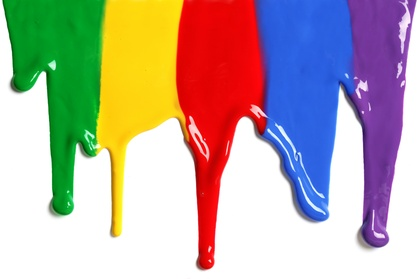
%> input picture matlab/colors.jpg, 420 x 279 px, shrunk from 1920 x 1277 before the run
$ octave gt_11.m   (GNU Octave 9; MATLAB toolbox functions it lacks are replaced by stand-ins)
%> lines starting %> are read from the running program, lines starting %| are printed output that depends on the picture
### matlab/get_payoff_2.m
% In input riceve l'immagine e restituisce la matrice dei payoff
function A = get_payoff_2(img, sigma)
    img = double(img);
    [img_h, img_w, ~] = size(img);
    n = img_w * img_h;

    A = zeros(n, n);
    for i = 2 : n
        for j = 1 : i - 1
            y1 = ceil(i / img_w);
            x1 = rem(i, img_w);
            if x1 == 0
                x1 = img_w;
            end
            p1 = img(y1, x1, :);

            y2 = ceil(j / img_w);
            x2 = rem(j, img_w);
            if x2 == 0
                x2 = img_w;
            end
            p2 = img(y2, x2, :);

            metric1 = sum((p1 - p2).^2);  % metric1: color
            res = exp(- (metric1) / sigma^2);    % gaussian kernel of the metric

            A(i, j) = res;
            A(j, i) = res;
        end
    end

%     save('A_color', 'A');   % save the payoff matrix
end

### matlab/gt_11.m
% MY Best Response Dynamics with Fictitious Play
% many clusters, color
% needs get_payoff_2.m

close all;
clear all;
clc;

%% Parameters
img_name = 'colors.jpg'; % name of the image
sigma = 100;    % standard deviation
num_cycles = 10;   % number of iterations per cluster (should be automatically found!)
thr = 10;  % percentage of the highest probabilities to keep
redistribution_factor = 100;
num_clusters = 6;   % number of clusters to find (should be automatically found!)
scaling_factor = 30;

%% Main body

img = imread(img_name); % acquire the image...
%> img is the input picture: size 279x420x3 uint8; mean R, G, B 185, 171.8, 164.3
% img = rgb2gray(img_col);    % ...and bring it in b&w

img = img(1 : scaling_factor : end, 1 : scaling_factor : end, :);

[img_height, img_width, ~] = size(img);
%> img_height = 10; img_width = 14
n = img_width * img_height; % number of pixels
%> n = 140

% Show the original image
figure; imshow(img); title('Original');

tic
A = get_payoff_2(img, sigma); % compute the payoff matrix
%> after the loop in get_payoff_2, `for i = 2 : n`:
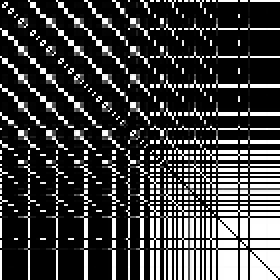
%> A: size 140x140 double (shown 2 times larger); min 0, max 1, mean 0.249
toc

flags = ones(img_height, img_width);    % '0' pixels are already inside a cluster
cluster_colors = zeros(3, 1);    % contains the colors of the clusters. Needed to assign left pixels

% Probability vector. Initially set to a uniform distribution
x = ones(n, 1) / n;

img_mean_cluster = zeros(img_height, img_width, 3, 'uint8');   % clustered image

cluster_color_counter = 1;
pixels_to_remove = ones(n, 1);

for cluster = 1 : num_clusters

    num_pixel = sum(sum(flags));    % number of non-assiged pixels

    % If less than 2 pixels are left it does not make any sense to keep on
    % clustering the image
    if num_pixel < 2
        break;
    end

    x = ones(n, 1) / num_pixel;
    x = x .* pixels_to_remove;

    % Compute the new vector x
    can_do_better = 1;  % loop condition
    for cycle = 1 : num_cycles
        opponent_payoff = A * x;

        max_val = max(opponent_payoff);
        opponent_BR = zeros(n, 1);
        opponent_BR(opponent_payoff == max_val) = 1;
        opponent_BR = opponent_BR ./ sum(opponent_BR);  % BR sums to one in case of multiple best responses

        my_payoff = A' * opponent_BR;

        my_avg_payoff = my_payoff' * x;
        my_avg_gain = my_payoff - my_avg_payoff;

        % In order not to fixing choosing the same exact pixel, the diagonal of
        % the payoff matrix is set to zero. Thus, if I play the same pixel of
        % my opponent, we both get zero, even though it belongs to the same
        % cluster. I don't want it to be my best response, but I want it to be
        % a feasible choice! Since the matrix is non zero and the only zero
        % values are in the diagonal, the only way I can get a zero payoff is
        % playing the same pixel. Therefore playing the same pixel leads me to
        % the lower gain. I make it positive in order to count it as a good
        % pixel.
        %
        % This case is lucky! But what if the max positive is lower than the
        % min negative?? The same pixel becomes the best response.
        %
        % SOLUTION: I don't increse its probabilty! It is likely already quite
        % high

        min_gain_pos = find(my_avg_gain == -my_avg_payoff);
        my_avg_gain(min_gain_pos) = 0;

        pos_gains_ind = find(my_avg_gain > 0);
        neg_gains_ind = find(my_avg_gain < 0);

        sum_pos = sum(my_avg_gain(pos_gains_ind));
        sum_neg = -sum(my_avg_gain(neg_gains_ind));

        pos_increments = my_avg_gain(pos_gains_ind) ./ (redistribution_factor * sum_pos);
        neg_increments = my_avg_gain(neg_gains_ind) ./ (redistribution_factor * sum_neg);

        %     sum(pos_increments) + sum(neg_increments)

        new_x = x;
        new_x(pos_gains_ind) = new_x(pos_gains_ind) + pos_increments;
        new_x(neg_gains_ind) = new_x(neg_gains_ind) + neg_increments;

        min_new_x = min(new_x);
        if min_new_x < 0
            new_x = new_x - min_new_x;
            new_x = new_x ./ sum(new_x);
        end

        x =  new_x;
%         sum(x)
    end

    %% Normalize the probabilities
    min_prob = min(x);  % smallest probability. This will become zero
    x = x - min_prob;
    max_prob = max(x);  % highest probanility. This will become one
    x = x ./ max_prob;

    %% Find and display the cluster
    mean_cluster_color = zeros(3, 1);     % mean color of the current cluster
    mask = zeros(img_height, img_width);
    img_cluster = zeros(img_height, img_width, 3); % in this image we show the current cluster
    % sum of the probabilities of the chosen pixel. Needed to calculate the
    % mean color of the cluster
    sum_high_probs = 0;
    for i = 1 : n   % for each probability in vector x
        if x(i) > 1 - thr/100    % high prob of playing this choice
            sum_high_probs = sum_high_probs + x(i);

            % Track back prob position to pixel
            yy = ceil(i / img_width);
            xx = rem(i, img_width);
            if xx == 0
                xx = img_width;
            end

            if flags(yy, xx)    % if the pixel is not assigned to a cluster
                img_cluster(yy, xx, :) = img(yy, xx, :);  % color the pixel
                mask(yy, xx) = 1;   % fill the mask

                pixels_to_remove(i) = 0;

                mean_cluster_color(1) = mean_cluster_color(1) + x(i) * double(img(yy, xx, 1));
                mean_cluster_color(2) = mean_cluster_color(2) + x(i) * double(img(yy, xx, 2));
                mean_cluster_color(3) = mean_cluster_color(3) + x(i) * double(img(yy, xx, 3));
            end
        end
    end

    flags = flags - mask;   % update flags matrix usin the mask

    mean_cluster_color = uint8(mean_cluster_color / sum_high_probs);    % avg color of the current cluster
    cluster_colors = [cluster_colors, mean_cluster_color];  % save this avg cluster color
    cluster_color_counter = cluster_color_counter + 1;  % I want to know how many clusters I have found so far
    img_mean_cluster(:, :, 1) = img_mean_cluster(:, :, 1) + mean_cluster_color(1) * uint8(mask);
    img_mean_cluster(:, :, 2) = img_mean_cluster(:, :, 2) + mean_cluster_color(2) * uint8(mask);
    img_mean_cluster(:, :, 3) = img_mean_cluster(:, :, 3) + mean_cluster_color(3) * uint8(mask);

    figure; imshow(img_cluster); title('Partial cluster');
end
%> this loop made 6 passes
%> (num_pixel, min_prob, max_prob, mean_cluster_color) on passes 4 to 6: (49, 0, 0.0254, [232; 5; 6]), (34, 0, 0.0345, [254; 219; 17]), (21, 0, 0.0522, [118; 58; 156])
%> (num_pixel, min_prob, max_prob, mean_cluster_color, cluster_colors) on passes 2 to 3: (81, 0, 0.017, [46; 98; 226], [0 254 46; 0 254 98; 0 255 226]), (65, 0, 0.0205, [2; 153; 36], [0 254 46 2; 0 254 98 153; 0 255 226 36])
%> after the loop, cluster_color_counter = 7; cluster_colors = [0 254 46 2 232 254 118; 0 254 98 153 5 219 58; 0 255 226 36 6 17 156]; my_avg_gain = 140 values, max 0.379 at index 27, min -0.619 at index 7, mean -0.484; new_x = 140 values, max 0.0522 at index 27, min 0 at index 7, mean 0.00714; opponent_BR = 140 values, max 1 at index 14, min 0 at index 1, mean 0.00714; pixels_to_remove = 140 values, max 1 at index 14, min 0 at index 1, mean 0.0786; xx = 14; yy = 7

cluster_colors = cluster_colors(:, 2 : end);
%> cluster_colors = [254 46 2 232 254 118; 254 98 153 5 219 58; 255 226 36 6 17 156]

fprintf('Number of found clusters: %d\n', cluster_color_counter - 1);
%| Number of found clusters: 6

figure; imshow(img_mean_cluster); title('Mean clusters');

$ run again, with matlab/carib_fish.jpg copied over matlab/colors.jpg
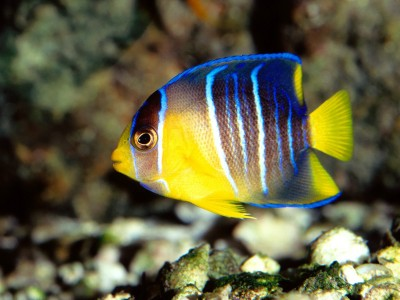
%> input picture matlab/carib_fish.jpg, 400 x 300 px
%> img is the input picture: size 300x400x3 uint8; mean R, G, B 98.8, 96.8, 67.3
%> after the loop in get_payoff_2, `for i = 2 : n`:
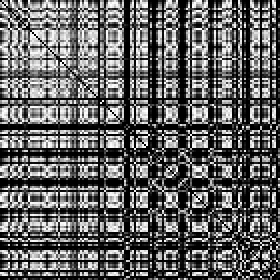
%> A: size 140x140 double (shown 2 times larger); min 0, max 1, mean 0.39
%> the loop `for cluster = 1 : num_clusters` made 6 passes
%> (num_pixel, min_prob, max_prob, mean_cluster_color) on passes 4 to 6: (49, 0, 0.0192, [14; 13; 17]), (31, 0, 0.0436, [217; 199; 82]), (29, 0, 0.0399, [186; 175; 84])
%> after the loop `for cluster = 1 : num_clusters`: cluster_color_counter = 7; cluster_colors = [0 71 57 122 14 217 186; 0 65 51 117 13 199 175; 0 48 37 88 17 82 84]; my_avg_gain = 140 values, max 0.485 at index 93, min -0.423 at index 1, mean -0.228; new_x = 140 values, max 0.0399 at index 93, min 0 at index 1, mean 0.00714; opponent_BR = 140 values from 0 to 1; pixels_to_remove = 140 values, max 1 at index 37, min 0 at index 1, mean 0.179; xx = 5; yy = 9
%> `cluster_colors = cluster_colors(:, 2 : end);`: cluster_colors = [71 57 122 14 217 186; 65 51 117 13 199 175; 48 37 88 17 82 84]
%| Number of found clusters: 6
